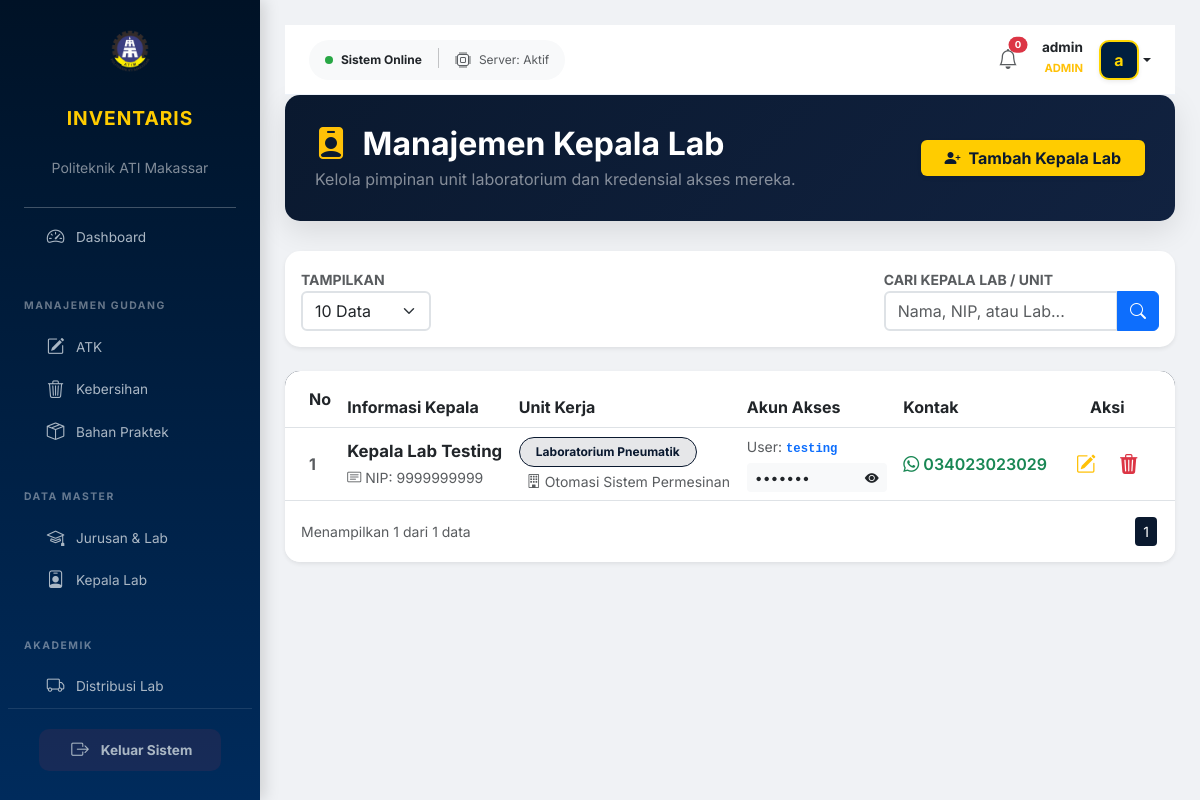
The app's page /modules/bahan-praktek/kepala-lab.php (signed in), older data.
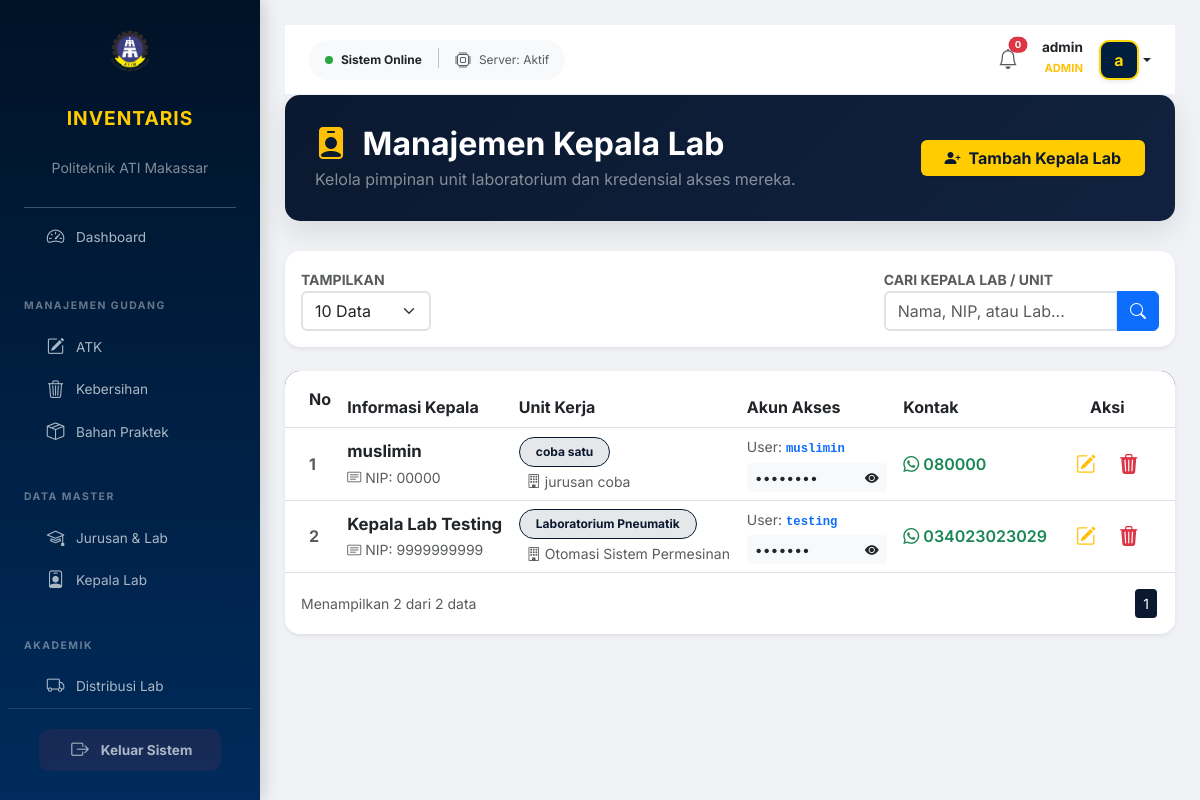
The same page, newer data.
### tables this page shows
CREATE TABLE `kepala_lab` (
  `id_kepala` int NOT NULL,
  `id_lab` int DEFAULT NULL,
  `nama_kepala` varchar(100) NOT NULL,
  `username` varchar(50) DEFAULT NULL,
  `password` varchar(255) DEFAULT NULL,
  `password_plain` varchar(255) DEFAULT NULL,
  `nip` varchar(50) DEFAULT NULL,
  `kontak` varchar(20) DEFAULT NULL,
  `role` varchar(20) DEFAULT 'kepala_lab'
);

CREATE TABLE `lab` (
  `id_lab` int NOT NULL,
  `id_jurusan` int DEFAULT NULL,
  `nama_lab` varchar(100) DEFAULT NULL
);

CREATE TABLE `jurusan` (
  `id_jurusan` int NOT NULL,
  `nama_jurusan` varchar(100) DEFAULT NULL
);

### modules/bahan-praktek/kepala-lab.php (the view, shortened to what the changed rows need)
<?php
include "../../config/database.php";
$limit = isset($_GET['limit']) ? (int)$_GET['limit'] : 10;
$page = isset($_GET['halaman']) ? (int)$_GET['halaman'] : 1;
$offset = ($page - 1) * $limit;
$search = isset($_GET['search']) ? mysqli_real_escape_string($conn, $_GET['search']) : '';
$whereClause = "";
$total_query = mysqli_query($conn, "SELECT COUNT(*) as total FROM kepala_lab kl JOIN lab l ON kl.id_lab = l.id_lab $whereClause");
$total_data = mysqli_fetch_assoc($total_query)['total'];
$total_pages = ceil($total_data / $limit);
$query = "SELECT kl.*, l.nama_lab, j.nama_jurusan
          FROM kepala_lab kl
          JOIN lab l ON kl.id_lab = l.id_lab
          JOIN jurusan j ON l.id_jurusan = j.id_jurusan
          $whereClause
          ORDER BY kl.id_kepala DESC
          LIMIT $offset, $limit";
$res = mysqli_query($conn, $query);
?>
<!DOCTYPE html>
<html lang="id">
<head>
    <link href="https://cdn.jsdelivr.net/npm/bootstrap@5.3.0/dist/css/bootstrap.min.css" rel="stylesheet">
    <link rel="stylesheet" href="https://cdn.jsdelivr.net/npm/bootstrap-icons@1.11.1/font/bootstrap-icons.css">
    <link href="../../assets/css/style.css" rel="stylesheet">
</head>
<body>
    <div class="main-content" style="margin-left: 260px; padding: 25px;">
        <div class="header-section d-flex justify-content-between align-items-center">
            <div>
                <h2 class="fw-bold mb-1"><i class="bi bi-person-badge-fill me-2 text-warning"></i> Manajemen Kepala Lab</h2>
            </div>
        </div>
        <div class="card card-table shadow-sm">
            <div class="card-body p-0">
                <div class="table-responsive">
                    <table class="table table-hover align-middle mb-0">
                        <thead class="thead-navy">
                            <tr>
                                <th class="ps-4 py-3">No</th>
                                <th>Informasi Kepala</th>
                                <th>Unit Kerja</th>
                                <th>Akun Akses</th>
                                <th>Kontak</th>
                                <th class="text-center pe-4">Aksi</th>
                            </tr>
                        </thead>
                        <tbody class="bg-white">
                            <?php
                            $no = $offset + 1;
                            if(mysqli_num_rows($res) > 0):
                                while($row = mysqli_fetch_assoc($res)): ?>
                            <tr>
                                <td class="ps-4 text-muted fw-bold"><?= $no++; ?></td>
                                <td>
                                    <div class="fw-bold text-dark" style="font-size: 1.05rem;"><?= $row['nama_kepala']; ?></div>
                                    <span class="text-muted small"><i class="bi bi-card-text me-1"></i>NIP: <?= !empty($row['nip']) ? $row['nip'] : '-'; ?></span>
                                </td>
                                <td>
                                    <span class="badge badge-lab px-3 py-2 rounded-pill mb-1"><?= $row['nama_lab']; ?></span>
                                    <div class="small text-muted ps-2"><i class="bi bi-building me-1"></i><?= $row['nama_jurusan']; ?></div>
                                </td>
                                <td>
                                    <div class="d-flex flex-column">
                                        <small class="text-muted mb-1">User: <code class="text-primary fw-bold"><?= $row['username']; ?></code></small>
                                        <div class="input-group input-group-sm" style="width: 140px;">
                                            <input type="password" class="form-control border-0 bg-light" id="listPw<?= $row['id_kepala']; ?>" value="<?= $row['password_plain']; ?>" readonly>
                                            <span class="input-group-text bg-light border-0 cursor-pointer" onclick="toggleViewPw(<?= $row['id_kepala']; ?>)">
                                                <i class="bi bi-eye-fill text-navy-deep" id="iconPw<?= $row['id_kepala']; ?>"></i>
                                            </span>
                                        </div>
                                    </div>
                                </td>
                                <td>
                                    <?php if(!empty($row['kontak'])): ?>
                                        <a href="https://wa.me/<?= $row['kontak']; ?>" target="_blank" class="text-decoration-none text-success fw-semibold">
                                            <i class="bi bi-whatsapp me-1"></i><?= $row['kontak']; ?>
                                        </a>
                                    <?php else: ?>
                                        <span class="text-muted small">-</span>
                                    <?php endif; ?>
                                </td>
                                <td class="text-center pe-4">
                                    <div class="btn-group">
                                        <button class="btn btn-outline-warning border-0" data-bs-toggle="modal" data-bs-target="#modalEdit<?= $row['id_kepala']; ?>">
                                            <i class="bi bi-pencil-square fs-5"></i>
                                        </button>
                                        <button class="btn btn-outline-danger border-0" onclick="konfirmasiHapus(<?= $row['id_kepala']; ?>)">
                                            <i class="bi bi-trash3-fill fs-5"></i>
                                        </button>
                                    </div>
                                </td>
                            </tr>
                            <?php endwhile;
                            else: ?>
                            <tr><td colspan="6" class="text-center py-5 text-muted">Data kepala lab tidak ditemukan.</td></tr>
                            <?php endif; ?>
                        </tbody>
                    </table>
                </div>
            </div>
            <div class="card-footer bg-white border-0 py-3">
                <nav class="d-flex justify-content-between align-items-center">
                    <p class="text-muted small mb-0">Menampilkan <?= mysqli_num_rows($res); ?> dari <?= $total_data; ?> data</p>
                    <ul class="pagination pagination-sm mb-0">
                        <?php for($i=1; $i<=$total_pages; $i++): ?>
                        <li class="page-item <?= $page == $i ? 'active' : ''; ?>">
                            <a class="page-link" href="?halaman=<?= $i; ?>&limit=<?= $limit; ?>&search=<?= $search; ?>"><?= $i; ?></a>
                        </li>
                        <?php endfor; ?>
                    </ul>
                </nav>
            </div>
        </div>
    </div>
</body>
</html>

Row changes from the older to the newer data that the page shows:
added kepala_lab: nama_kepala "muslimin", nip "00000", id_lab.nama_lab "coba satu", jurusan.nama_jurusan "jurusan coba", username "muslimin", kontak "080000"
Text that changed along with them:
mysqli_num_rows($res): "1" → "2"
$total_data: "1" → "2"
